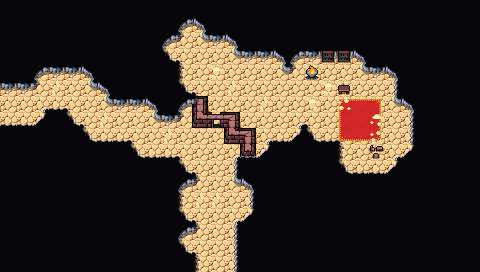

The image is a tile-based game level rendered from a .tmx file. Its description and source (layers, tilesets, objects; grid data summarised) follow:
An orthogonal 30x17 tile map with 16x16 px tiles, 5 tile layers (SubLevel, Background, Walls, Clutter, ...), 3 tilesets and 8 objects.

<map version="1.10" tiledversion="1.10.1" orientation="orthogonal" renderorder="right-down" width="30" height="17" tilewidth="16" tileheight="16" infinite="0" nextlayerid="8" nextobjectid="88">
 <editorsettings>
  <export target="wastetown..tmx" format="tmx" />
 </editorsettings>
 <tileset firstgid="1" source="../../../tileset/main.tsx" />
 <tileset firstgid="10113" source="../../../tileset/buildings.tsx" />
 <tileset firstgid="11905" source="../../../tileset/main-nocollide.tsx" />
 <layer id="6" name="SubLevel" width="30" height="17">
  <data>[510 cells, 17 non-empty, 2 distinct tile ids]</data>
 </layer>
 <layer id="1" name="Background" width="30" height="17">
  <data>[510 cells, 507 non-empty, 15 distinct tile ids]</data>
 </layer>
 <layer id="2" name="Walls" width="30" height="17">
  <data>[510 cells, 450 non-empty, 18 distinct tile ids]</data>
 </layer>
 <layer id="3" name="Clutter" width="30" height="17">
  <properties>
   <property name="spriteLayer" type="bool" value="true" />
  </properties>
  <data>[510 cells, 5 non-empty, 4 distinct tile ids]</data>
 </layer>
 <layer id="7" name="AboveSprites" width="30" height="17">
  <data>[510 cells, 1 non-empty, 1 distinct tile ids]</data>
 </layer>
 <objectgroup id="4" name="Objects">
  <object id="77" template="../../../obj/door_up.tx" x="208.638" y="270.629">
   <properties>
    <property name="teleport" value="../common/maps/map/cave/cave_multilevel/cave_16BR3.tmx" />
    <property name="teleportObjectId" value="76" />
   </properties>
  </object>
  <object id="78" template="../../../obj/door_right.tx" x="1.33315" y="111.318">
   <properties>
    <property name="teleport" value="../common/maps/map/cave/cave_multilevel/cave_16BR2U1.tmx" />
    <property name="teleportObjectId" value="80" />
   </properties>
  </object>
  <object id="79" template="../../../obj/treasure.tx" x="247.726" y="78.6608">
   <properties>
    <property name="reward">[
  {
    "type": "randomCard",
    "colors": [ "Black" ],
    "subTypes": [ "Vampire" ],
    "count": 5
  },
  {
    "type": "item",
    "count": 1,
    "probability": 0.1,
    "itemName": "Dark Boots"
  },
  {
    "type": "item",
    "count": 1,
    "probability": 0.1,
    "itemName": "Dark Shield"
  },
  {
    "type": "item",
    "count": 1,
    "probability": 0.1,
    "itemName": "Dark Armor"
  },
  {
    "type": "item",
    "count": 1,
    "probability": 0.1,
    "itemName": "Blood Vial"
  },
  {
    "type": "item",
    "count": 1,
    "probability": 0.1,
    "itemName": "Dark Amulet"
  }
]</property>
   </properties>
  </object>
  <object id="80" template="../../../obj/treasure.tx" x="390.485" y="136.693">
   <properties>
    <property name="reward">[
  {
    "type": "randomCard",
    "colors": [ "Black" ],
    "subTypes": [ "Vampire" ],
    "count": 5
  },
  {
    "type": "item",
    "count": 1,
    "probability": 0.1,
    "itemName": "Dark Boots"
  },
  {
    "type": "item",
    "count": 1,
    "probability": 0.1,
    "itemName": "Dark Shield"
  },
  {
    "type": "item",
    "count": 1,
    "probability": 0.1,
    "itemName": "Dark Armor"
  },
  {
    "type": "item",
    "count": 1,
    "probability": 0.1,
    "itemName": "Blood Vial"
  },
  {
    "type": "item",
    "count": 1,
    "probability": 0.1,
    "itemName": "Dark Amulet"
  }
]</property>
   </properties>
  </object>
  <object id="82" template="../../../obj/enemy.tx" x="348.702" y="123.925" visible="1">
   <properties>
    <property name="effect" value="{ &quot;startBattleWithCard&quot;: [ &quot;Jet Medallion|TMP|1&quot; ] }" />
    <property name="enemy" value="Unholy Knight" />
    <property name="hidden" type="bool" value="false" />
    <property name="pursueRange" type="float" value="60" />
    <property name="threatRange" type="float" value="30" />
   </properties>
  </object>
  <object id="83" template="../../../obj/gate.tx" x="207.878" y="136.693">
   <properties>
    <property name="dialog">[
  {
    "text": "A big gate is blocking the path, through the bars you can see an imposing figure in the room beyond. (you need all five shards from this dungeon to open this gate)",
    "options": [
      { "name": "go away" },
      {
        "name": "unlock with the five shards",
        "condition": [
          { "item": "First Shard" },
          { "item": "Second Shard" },
          { "item": "Third Shard" },
          { "item": "Fourth Shard" },
          { "item": "Fifth Shard" }
        ],
        "text": "The gate is unlocked",
        "options": [
          {
            "name": "continue",
            "action": [
              { "deleteMapObject": -1 },
              { "removeItem": "First Shard" },
              { "removeItem": "Second Shard" },
              { "removeItem": "Third Shard" },
              { "removeItem": "Fourth Shard" },
              { "removeItem": "Fifth Shard" }
            ]
          }
        ]
      }
    ]
  }
]</property>
   </properties>
  </object>
  <object id="84" template="../../../obj/manashards.tx" x="188.921" y="58.93" />
  <object id="87" template="../../../obj/treasure.tx" x="363.79" y="94.1359">
   <properties>
    <property name="reward">[
  {
    "type": "item",
    "count": 1,
    "probability": 1,
    "itemName": "Lightbringers Boots"
  }
]</property>
    <property name="spawn.Easy" type="bool" value="true" />
   </properties>
  </object>
 </objectgroup>
</map>
